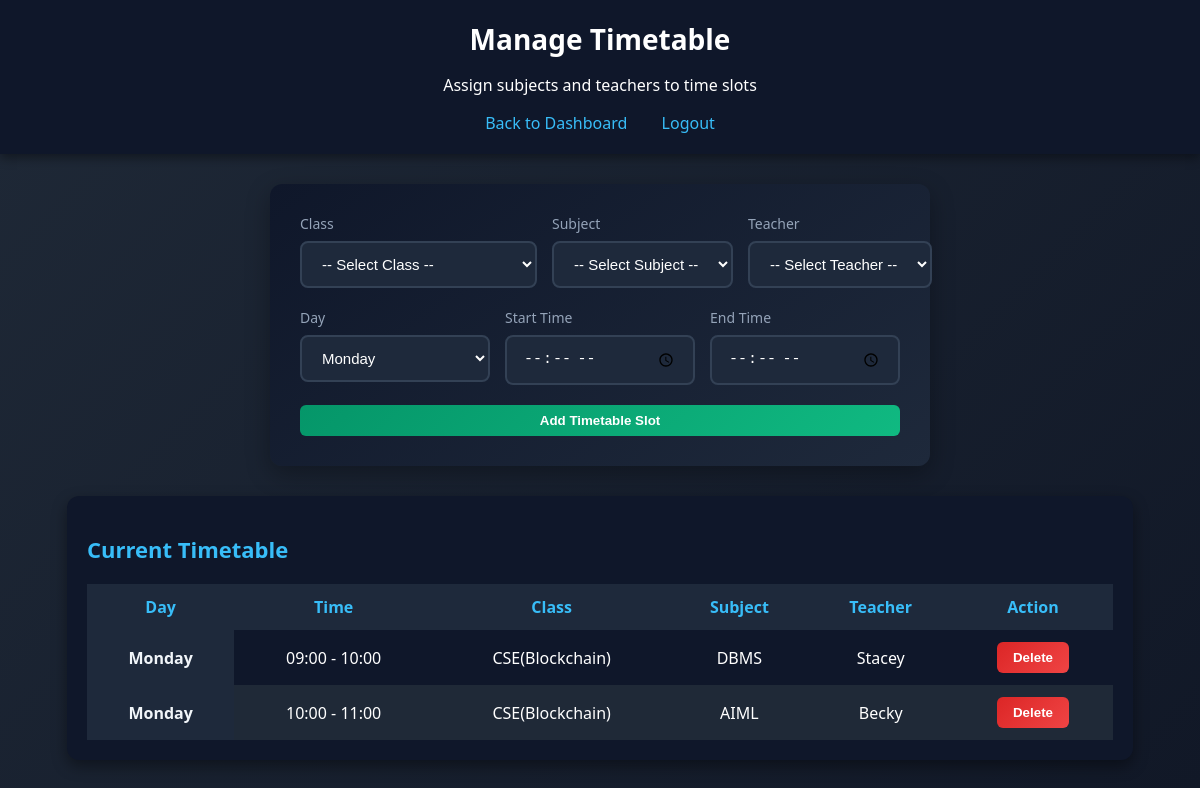
Page /admin/timetable (signed in) on the earlier database version.
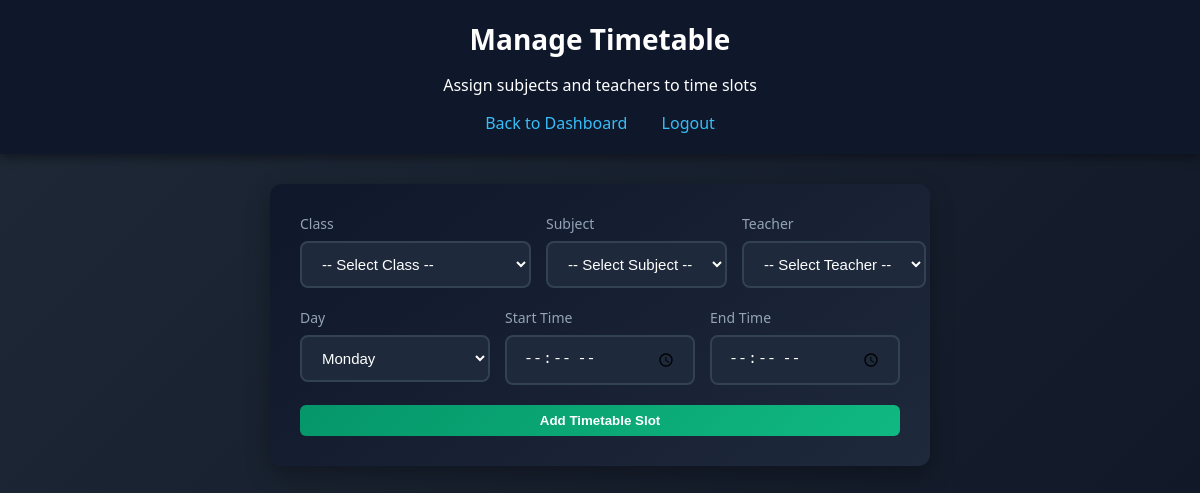
Same page on the later database version.
### tables this page shows
CREATE TABLE timetable (
    id INTEGER PRIMARY KEY AUTOINCREMENT,
    class_id INTEGER,
    subject_id INTEGER,
    teacher_id INTEGER,
    day TEXT,
    start_time TEXT,
    end_time TEXT,
    FOREIGN KEY(class_id) REFERENCES classes(id),
    FOREIGN KEY(subject_id) REFERENCES subjects(id),
    FOREIGN KEY(teacher_id) REFERENCES users(id)
);

CREATE TABLE classes (
    id INTEGER PRIMARY KEY AUTOINCREMENT,
    class_name TEXT NOT NULL,
    room_no TEXT
);

CREATE TABLE subjects (
    id INTEGER PRIMARY KEY AUTOINCREMENT,
    subject_name TEXT NOT NULL
);

CREATE TABLE users (
    id INTEGER PRIMARY KEY AUTOINCREMENT,
    name TEXT NOT NULL,
    email TEXT UNIQUE NOT NULL,
    password TEXT NOT NULL,
    role TEXT NOT NULL CHECK(role IN ('student','teacher','admin')),
    class_id INTEGER,
    rfid_uid TEXT,
    FOREIGN KEY(class_id) REFERENCES classes(id)
);

### backend/app.py (the view, shortened to what this page needs)
@app.route("/admin/timetable", methods=["GET", "POST"])
def manage_timetable():
    if session.get("role") != "admin":
        return redirect("/login")
    message = ""
    conn = get_connection()
    cursor = conn.cursor()
    classes = cursor.execute("SELECT id, class_name, room_no FROM classes").fetchall()
    subjects = cursor.execute("SELECT id, subject_name FROM subjects").fetchall()
    teachers = cursor.execute("SELECT id, name FROM users WHERE role='teacher'").fetchall()
    timetable = cursor.execute("""
        SELECT timetable.id, classes.class_name, subjects.subject_name, users.name as teacher,
               timetable.day, timetable.start_time, timetable.end_time
        FROM timetable
        JOIN classes ON timetable.class_id = classes.id
        JOIN subjects ON timetable.subject_id = subjects.id
        JOIN users ON timetable.teacher_id = users.id
        ORDER BY
            CASE timetable.day
                WHEN 'Monday' THEN 1 WHEN 'Tuesday' THEN 2 WHEN 'Wednesday' THEN 3
                WHEN 'Thursday' THEN 4 WHEN 'Friday' THEN 5 WHEN 'Saturday' THEN 6
            END,
            timetable.start_time
    """).fetchall()
    conn.close()
    return render_template("admin_timetable.html",
                           message=message,
                           classes=classes,
                           subjects=subjects,
                           teachers=teachers,
                           timetable=timetable)

### backend/app.py (called while the page is built)
def get_connection():
    conn = sqlite3.connect(DB_PATH)
    conn.row_factory = sqlite3.Row
    return conn

### frontend/templates/admin_timetable.html (shortened to what this page needs)
<!DOCTYPE html>
<html lang="en">
<head>
    <link rel="stylesheet" href="/static/style.css">
</head>
<body>
    <div class="header">
        <h1>Manage Timetable</h1>
        <p>Assign subjects and teachers to time slots</p>
        <nav class="nav-links">
            <a href="/admin">Back to Dashboard</a>
            <a href="/logout">Logout</a>
        </nav>
    </div>
    <div class="dashboard-content">
        <div class="form-container">
            <form method="POST" class="admin-form timetable-form">
                <div class="form-row">
                    <div class="form-group">
                        <label>Class</label>
                        <select name="class_id" required>
                            <option value="">-- Select Class --</option>
                        </select>
                    </div>
                    <div class="form-group">
                        <label>Subject</label>
                        <select name="subject_id" required>
                            <option value="">-- Select Subject --</option>
                        </select>
                    </div>
                    <div class="form-group">
                        <label>Teacher</label>
                        <select name="teacher_id" required>
                            <option value="">-- Select Teacher --</option>
                        </select>
                    </div>
                </div>
                <div class="form-row">
                    <div class="form-group">
                        <label>Day</label>
                        <select name="day" required>
                            <option value="Monday">Monday</option>
                        </select>
                    </div>
                    <div class="form-group">
                        <label>Start Time</label>
                        <input type="time" name="start" required>
                    </div>
                    <div class="form-group">
                        <label>End Time</label>
                        <input type="time" name="end" required>
                    </div>
                </div>
                <button type="submit" class="start-btn">Add Timetable Slot</button>
            </form>
        </div>
        {% if timetable %}
        <div class="table-container">
            <h2 class="section-title">Current Timetable</h2>
            <table>
                <thead>
                    <tr>
                        <th>Day</th>
                        <th>Time</th>
                        <th>Class</th>
                        <th>Subject</th>
                        <th>Teacher</th>
                        <th>Action</th>
                    </tr>
                </thead>
                <tbody>
                    {% for t in timetable %}
                    <tr>
                        <td class="day-cell">{{ t.day }}</td>
                        <td>{{ t.start_time }} - {{ t.end_time }}</td>
                        <td>{{ t.class_name }}</td>
                        <td>{{ t.subject_name }}</td>
                        <td>{{ t.teacher }}</td>
                        <td>
                            <form action="/admin/timetable/delete/{{ t.id }}" method="POST" style="display:inline;">
                                <button type="submit" class="stop-btn" onclick="return confirm('Delete this slot?')">Delete</button>
                            </form>
                        </td>
                    </tr>
                    {% endfor %}
                </tbody>
            </table>
        </div>
        {% endif %}
    </div>
</body>
</html>

### frontend/static/style.css (style rules this page uses)
body { margin: 0; font-family: 'Segoe UI', Tahoma, sans-serif; background: linear-gradient(135deg, #1f2937, #111827); color: white; }
.header { text-align: center; padding: 20px; background: #0f172a; box-shadow: 0 4px 10px rgba(0,0,0,0.4); }
.header h1 { margin: 0; font-size: 28px; }
.nav-links { margin-top: 15px; }
.nav-links a { color: #38bdf8; text-decoration: none; margin: 0 15px; font-size: 16px; transition: color 0.2s; }
.dashboard-content { padding: 30px; }
.start-btn { padding: 8px 16px; background: linear-gradient(135deg, #059669, #10b981); color: white; border: none; border-radius: 6px; font-weight: 600; cursor: pointer; transition: transform 0.2s, box-shadow 0.2s; }
.form-container { max-width: 600px; margin: 0 auto 30px auto; background: linear-gradient(145deg, #0f172a, #1e293b); padding: 30px; border-radius: 12px; box-shadow: 0 8px 25px rgba(0, 0, 0, 0.3); }
.admin-form { display: flex; flex-direction: column; gap: 20px; }
.form-group { display: flex; flex-direction: column; gap: 8px; }
.form-group label { color: #94a3b8; font-size: 14px; font-weight: 500; }
.form-group input, .form-group select { padding: 12px 16px; border: 2px solid #334155; border-radius: 8px; background: #1e293b; color: white; font-size: 15px; transition: border-color 0.3s; }
.form-group select option { background: #1e293b; color: white; }
.form-row { display: grid; grid-template-columns: repeat(3, 1fr); gap: 15px; }
.timetable-form { max-width: none; }

Differences in the rows shown:
removed timetable: day "Monday", start_time "09:00", end_time "10:00", class_name "CSE(Blockchain)", subject_name "DBMS", teacher "Stacey"
removed timetable: day "Monday", start_time "10:00", end_time "11:00", class_name "CSE(Blockchain)", subject_name "AIML", teacher "Becky"
Other differences:
text no longer shown: "Current Timetable Day Time Class Subject Teacher Action"
